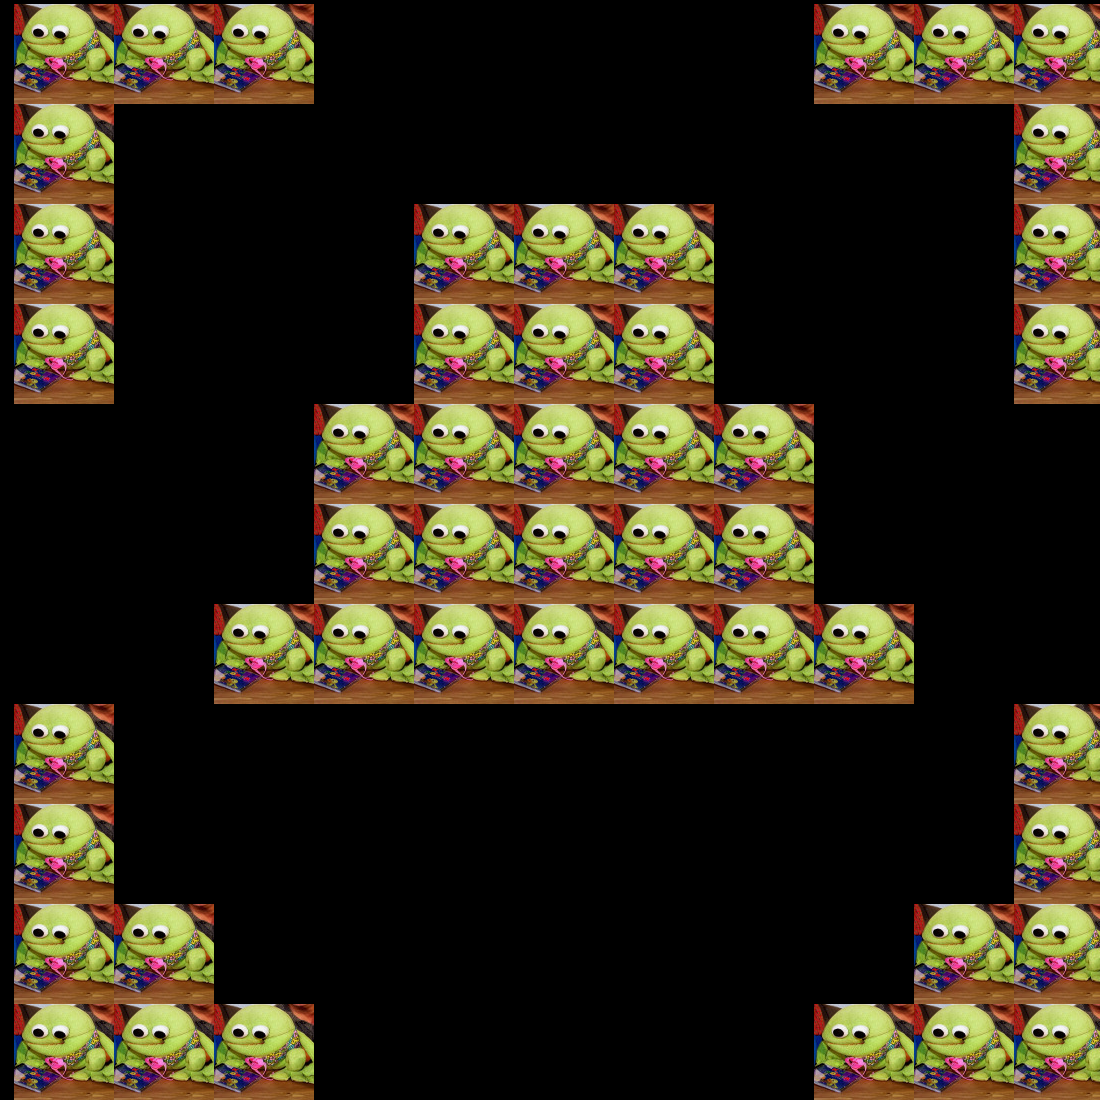

The image is a tile-based game level rendered from a .tmx file. Its description and complete source (layers, tilesets, objects, tile grids) follow:
An orthogonal 11x11 tile map with 100x100 px tiles, 1 tile layer (Tile Layer 1).

<map version="1.0" tiledversion="1.0.2" orientation="orthogonal" renderorder="right-down" width="11" height="11" tilewidth="100" tileheight="100" nextobjectid="1">
 <tileset firstgid="1" name="ProjectRogueLike" tilewidth="357" tileheight="464" tilecount="7" columns="0">
  <grid orientation="orthogonal" width="1" height="1" />
  <tile id="0">
   <image width="100" height="100" source="../Sprites/Kaj.jpg" />
  </tile>
  <tile id="1">
   <image width="256" height="256" source="../Sprites/Tiles/Tile (2).png" />
  </tile>
  <tile id="2">
   <image width="280" height="464" source="../Sprites/Tiles/DoorOpen.png" />
  </tile>
  <tile id="3">
   <image width="280" height="464" source="../Sprites/DoorGoal.png" />
  </tile>
  <tile id="4">
   <image width="357" height="361" source="../Sprites/Tiles/Saw.png" />
  </tile>
  <tile id="5">
   <image width="256" height="256" source="../Sprites/Tiles/Spike.png" />
  </tile>
  <tile id="6">
   <image width="256" height="256" source="../Sprites/Tiles/Tile (13).png" />
  </tile>
 </tileset>
 <layer name="Tile Layer 1" width="11" height="11" offsetx="14.6667" offsety="4">
  <data encoding="csv">
1,1,1,0,0,0,0,0,1,1,1,
1,0,0,0,0,0,0,0,0,0,1,
1,0,0,0,1,1,1,0,0,0,1,
1,0,0,0,1,1,1,0,0,0,1,
0,0,0,1,1,1,1,1,0,0,0,
0,0,0,1,1,1,1,1,0,0,0,
0,0,1,1,1,1,1,1,1,0,0,
1,0,0,0,0,0,0,0,0,0,1,
1,0,0,0,0,0,0,0,0,0,1,
1,1,0,0,0,0,0,0,0,1,1,
1,1,1,0,0,0,0,0,1,1,1
</data>
 </layer>
</map>
